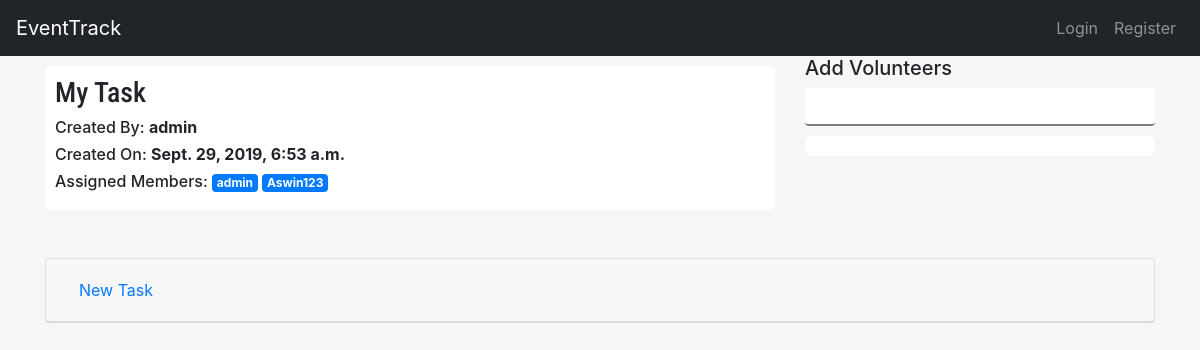
The page /events/details/my-task on the database its author committed.
### main/models.py (models this page shows, shortened)
class Event(models.Model):
    event_name = models.CharField(max_length=250)
    created_by = models.ForeignKey(User, related_name="created_by",on_delete=models.CASCADE)
    created_on = models.DateTimeField(auto_now_add= True)
    volunteers = models.ManyToManyField(User, related_name="volunteers")
    closed     = models.BooleanField(default=False)
    hits       = models.IntegerField(default=0, blank=True, null=True)
    image      = models.ImageField(default=None, blank=True, null=True)
    slug       = models.SlugField(unique=True, max_length=1000)

class Task(models.Model):
    event = models.ForeignKey(Event, on_delete=models.CASCADE)
    title = models.CharField(max_length=500)
    created_by = models.ForeignKey(User, related_name="created_by_user",on_delete=models.CASCADE)
    created_on = models.DateTimeField(auto_now_add=True)
    completed = models.BooleanField(default=False)

### main/views.py (the view, shortened to what this page needs)
# urls.py: path('events/details/<slug:slug>', views.details, name="details"),
def details(request, slug, task_id=None):
    volunteers = request.GET.get("volunteers")
    users = []
    if volunteers:
        users = User.objects.filter(username__icontains=volunteers)
        print(users)
    event = Event.objects.get(slug=slug)
    tasks = Task.objects.filter(event=event)
    tsks = []
    for t in tasks:
        tsks.append(t)
    taskcomms = []
    taskcomments = TaskComment.objects.all().order_by('-posted_on')
    for tl in taskcomments:
        if tl.task in tsks:
            print(True)
            taskcomms.append(tl)
    context = {
        "event": event,
        "tasks": tasks,
        "taskcomments": taskcomments,
        "users": users
    }
    return render(request, 'main/details.html', context)

### main/templates/main/details.html (shortened to what this page needs)
{% extends 'main/base.html' %}
{% block content %}
<div class="container">
<div class="row">
    <div class="col-md-8">
    <div class="myCard">
        <h3 id="gFont">{{ event.event_name }}</h3>
        <h6>Created By: <strong> {{ event.created_by }}</strong></h6>
        <h6>Created On: <strong> {{ event.created_on }}</strong></h6>
        <h6>Assigned Members: {% for volunteer in event.volunteers.all %} <span class="badge badge-primary">{{ volunteer.username }}</span> {% endfor %}</h6>
    </div>
</div>
<div class="col-md-4">
    <h5>Add Volunteers</h5>
    <form action="" method="GET">
    <input type="text" name="volunteers" class="form-control">
</form>
<div class="myCard">
</div>
</div>
</div>
</div>
<br><br>
<div class="container">
    <div class="tasks">
            <div id="accordion">
                    <div class="card">
                    {% if not tasks %}
                        <h5 class="text-center"><i>No Tasks assigned yet.</i></h5>
                    {% else %}
                    {% for task in tasks %}
                      <div class="card-header" id="headingOne">
                        <h5 class="mb-0">
                          <button class="btn btn-link" data-toggle="collapse" data-target="#{{ task.id }}" aria-expanded="true" aria-controls="collapseOne">
                            {{ task.title }}
                          </button>
                        </h5>
                      </div>
                    {% endfor %}
                </div>
                    {% endif %}
                      </div>
                      </div>
    </div>
{% endblock %}

### main/static/css/main.css (style rules this page uses)
body { background-color: #f7f5f5; }
.myCard { background: white; padding: 10px; border-radius:6px; margin-top: 10px; }
#gFont { font-family: 'Roboto Condensed', sans-serif; }
input[type=text] { border: none; border-bottom: 2px solid grey; }

### rows shown on the page
Event: event_name "My Task", created_by "admin", created_on "Sept. 29, 2019, 6:53 a.m."
Task: title "New Task"

### other values the page prints
{{ volunteer.username }} "admin"
{{ volunteer.username }} "Aswin123"
